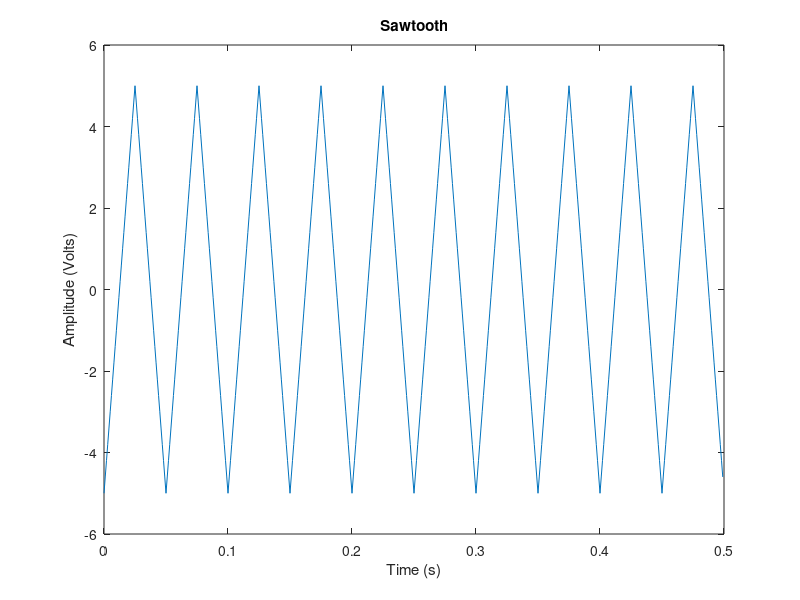

MATLAB code for this plot:
clear all
close all
T = 10*(1/20);
dt = 1/1000;
t = 0:dt:T-dt;
A = 5*sawtooth(2*pi*20*t,0.5);
figure(1)
plot(t,A)
title('Sawtooth')
ylabel('Amplitude (Volts)')
xlabel('Time (s)')